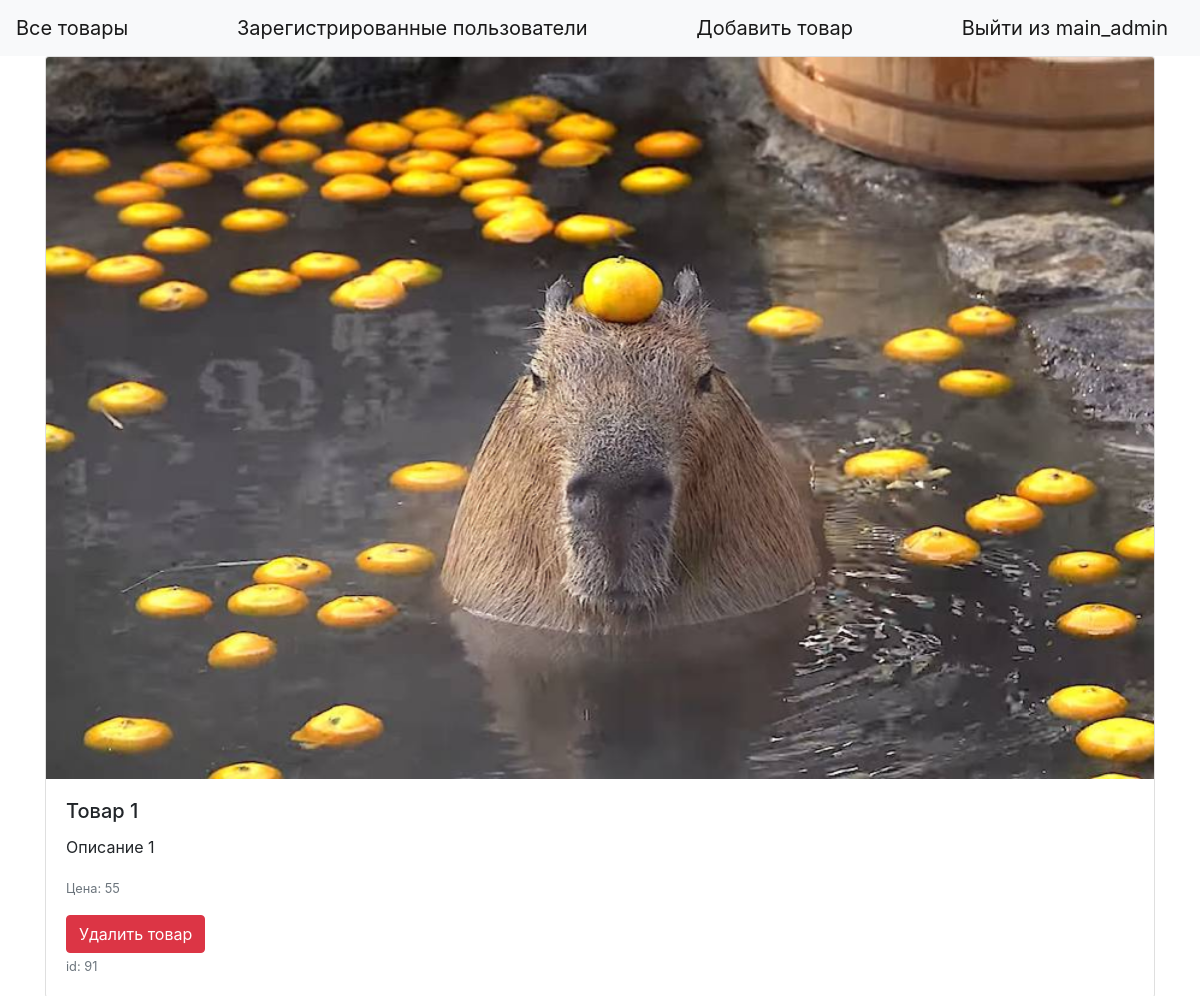
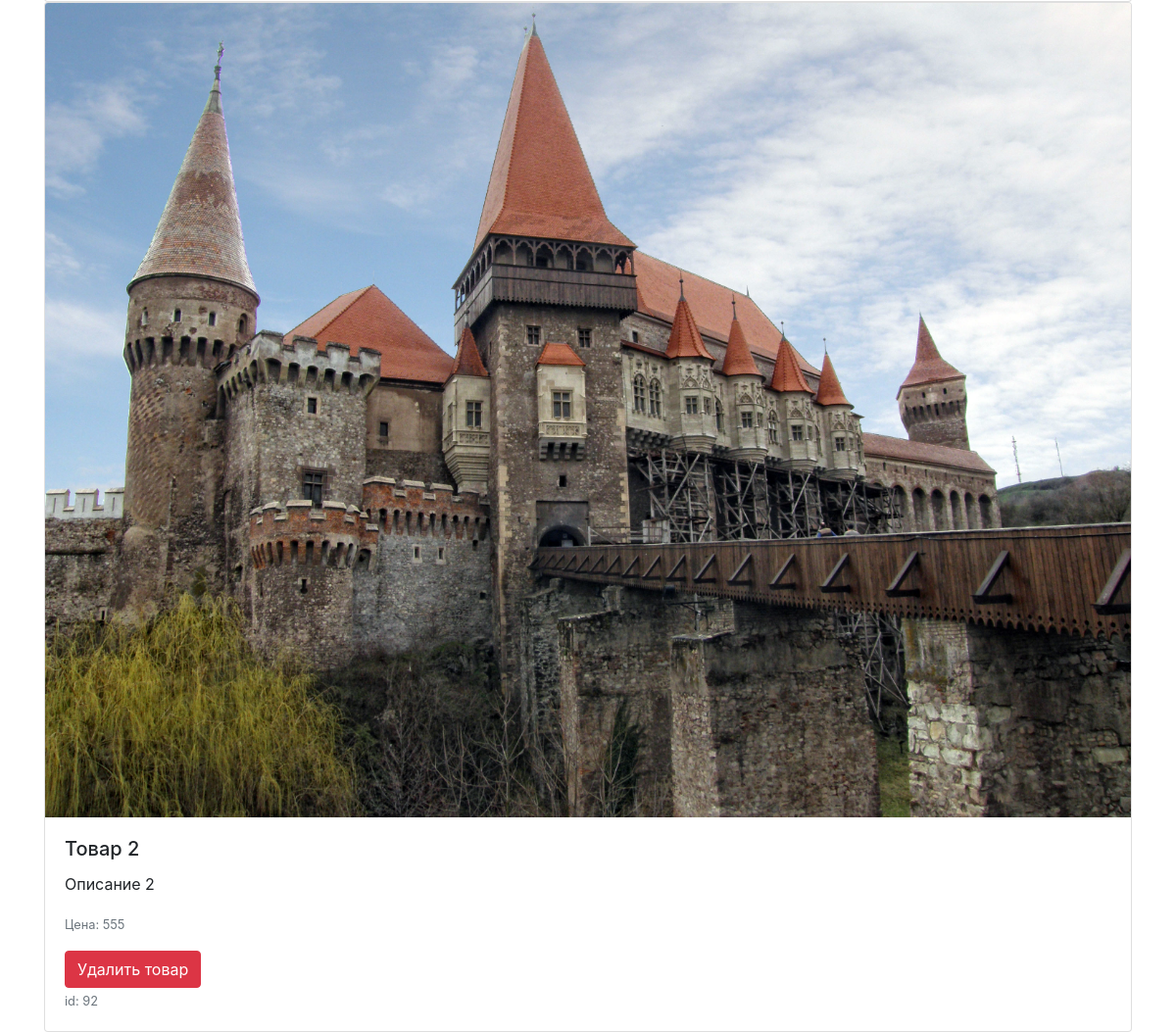
/all_units (signed in), run on the app's committed database (2 pictures, top to bottom).
### tables this page shows
CREATE TABLE "units" (
	"id"	INTEGER PRIMARY KEY AUTOINCREMENT,
	"img"	VARCHAR(100),
	"name"	VARCHAR(100),
	"content"	VARCHAR(1000), cost INTEGER);

### main.py (the view)
@app.route("/all_units", methods=["GET"])
def all_units():
    units_model_ = UnitsModel(db.get_connection())
    units = units_model_.get_all()
    if session["username"] in admins:
        return render_template("all_units.html", show=1, units=units, username=session["username"], admins=admins)
    else:
        return render_template("all_units.html", units=units, username=session["username"], admins=admins)

### db.py (called while the page is built)
    def get_connection(self):
        return self.conn

### units_model.py (called while the page is built)
    def get_all(self):
        cur = self.connection.cursor()
        cur.execute(f"SELECT * FROM units")
        rows = cur.fetchall()
        return rows

### templates/all_units.html (shortened to what this page needs)
{% extends "base.html" %}
{% block content %}
<head>
                    <link rel="stylesheet"
                    href="https://maxcdn.bootstrapcdn.com/bootstrap/4.0.0/css/bootstrap.min.css"
>
</head>
<body>
{% for item in units %}
<div class="card-deck">
    <div class="card">
        <img class="card-img-top" src={{item[1]}} alt="Изображение не загружено">
            <div class="card-body">
                <h5 class="card-title">{{item[2]}}</h5>
                <p class="card-text">{{item[3]}}</p>
                <p class="card-text"><small class="text-muted">Цена: {{item[4]}}</small></p>
                {% if username in admins %}
                    <a href="/delete_unit/{{item[0]}}" class="btn btn-danger">Удалить товар</a>
                    <p class="card-text"><small class="text-muted">id: {{item[0]}}</small></p>
                {% else %}
                    <a href="/add_in_cart/{{item[0]}}" class="btn btn-primary">Добавить в корзину</a>
                {% endif %}
            </div>
      </div>
</div>
{% endfor %}
</body>
</html>
{% endblock %}

### templates/base.html (shortened to what this page needs)
<!doctype html>
<html lang="ru">
<head>
    <link rel="stylesheet" href="https://maxcdn.bootstrapcdn.com/bootstrap/4.0.0/css/bootstrap.min.css">
</head>
  <body>
    <header>
      <nav class="navbar navbar-light bg-light">
          {% if username in admins or show == 1 %}
              <a class="navbar-brand" href="/all_units">Все товары</a>
              <a class="navbar-brand" href="/site_users">Зарегистрированные пользователи</a>
              <a class="navbar-brand" href="/add_unit_image">Добавить товар</a>
          {% else %}
              {% if "username" in session %}
                  <a class="navbar-brand" href="/cart">Корзина</a>
                  <a class="navbar-brand" href="/all_units">Все товары</a>
              {% endif %}
          {% endif %}
              {% if "username" in session %}
                  <a class="navbar-brand" href="/logout">Выйти из {{session['username']}}</a>
              {% endif %}
      </nav>
    </header>
    <main role="main" class="container">
        {% block content %}{% endblock %}
  </body>
</html>

### data on the page
units: img (picture), name "Товар 1", content "Описание 1", cost "55", id "91"
units: img (picture), name "Товар 2", content "Описание 2", cost "555", id "92"

### other printed values
{{ session['username'] }} "main_admin"
